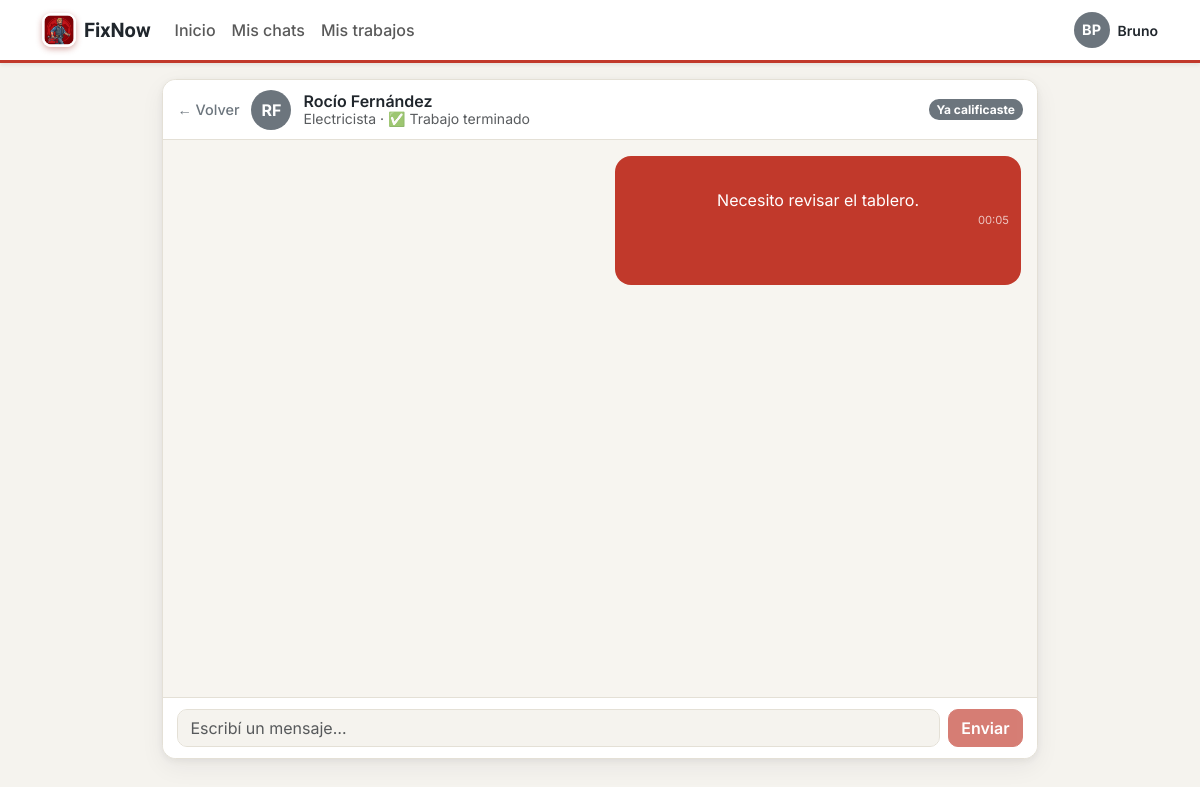
/chat.php?id=1 (signed in), run on the app's committed database.
### tables this page shows
CREATE TABLE USUARIO (
    id_usuario     INT AUTO_INCREMENT PRIMARY KEY,
    nombre         VARCHAR(60) NOT NULL,
    apellido       VARCHAR(60) NOT NULL,
    mail           VARCHAR(120) NOT NULL UNIQUE,    
    contrasena     VARCHAR(255) NOT NULL,           
    rol            ENUM('cliente','trabajador','admin') NOT NULL,
    id_localidad   INT,
    fecha_registro DATETIME DEFAULT CURRENT_TIMESTAMP,
    estado         ENUM('activo','pendiente','bloqueado') NOT NULL DEFAULT 'activo',
     
     
    intentos_fallidos TINYINT UNSIGNED NOT NULL DEFAULT 0,
    bloqueado_hasta   DATETIME NULL,
     
    ultimo_acceso     DATETIME NULL,
     
     
     
    latitud           DECIMAL(9,6) NULL,
    longitud          DECIMAL(9,6) NULL,
    FOREIGN KEY (id_localidad) REFERENCES LOCALIDAD(id_localidad)
);

CREATE TABLE SOLICITUD (
    id_solicitud                INT AUTO_INCREMENT PRIMARY KEY,
    id_usuario                  INT NOT NULL,   
    id_trabajador                INT NOT NULL,   
    mensaje_inicial              TEXT,
    estado_contacto              ENUM('pendiente','aceptada','rechazada') NOT NULL DEFAULT 'pendiente',
    fecha_creacion                DATETIME DEFAULT CURRENT_TIMESTAMP,
    estado_trabajo                ENUM('no_solicitado','pendiente','aceptado','rechazado') NOT NULL DEFAULT 'no_solicitado',
    fecha_confirmacion_trabajo    DATETIME NULL,   
    confirmado_cliente            BOOLEAN NOT NULL DEFAULT FALSE,
    confirmado_trabajador         BOOLEAN NOT NULL DEFAULT FALSE,
     
     
     
     
    calificaciones_eliminadas     TINYINT UNSIGNED NOT NULL DEFAULT 0,
     
     
    posponer_cliente_hasta        DATETIME NULL,
    posponer_trabajador_hasta     DATETIME NULL,
    FOREIGN KEY (id_usuario) REFERENCES USUARIO(id_usuario) ON DELETE CASCADE,
    FOREIGN KEY (id_trabajador) REFERENCES TRABAJADOR(id_trabajador) ON DELETE CASCADE
);

CREATE TABLE TRABAJADOR (
    id_trabajador       INT AUTO_INCREMENT PRIMARY KEY,
    id_usuario          INT NOT NULL UNIQUE,    
    oficio              VARCHAR(80),
    descripcion         TEXT,
    anios_experiencia   TINYINT,
    estado_habilitacion ENUM('pendiente','habilitado','rechazado') NOT NULL DEFAULT 'pendiente',
    foto_perfil         VARCHAR(255),
     
    motivo_rechazo      VARCHAR(255) NULL,
    FOREIGN KEY (id_usuario) REFERENCES USUARIO(id_usuario) ON DELETE CASCADE
);

### src/helpers/Sesion.php (called while the page is built, shortened)
<?php
class Sesion
{
    public static function rolActual(): ?string
    {
        return $_SESSION['rol'] ?? null;
    }
    public static function idUsuarioActual(): ?int
    {
        return $_SESSION['id_usuario'] ?? null;
    }
    public static function csrfToken(): string
    {
        return $_SESSION['csrf'];
    }
}

### src/models/Usuario.php (called while the page is built, shortened)
<?php
class Usuario
{
    private PDO $pdo;
    public function __construct(PDO $pdo)
    {
        $this->pdo = $pdo;
    }
    public function buscarPorId(int $idUsuario): ?array
    {
        $consulta = $this->pdo->prepare(
            'SELECT id_usuario, nombre, apellido, mail, rol, estado FROM USUARIO WHERE id_usuario = ?'
        );
        $consulta->execute([$idUsuario]);
        $fila = $consulta->fetch();
        return $fila ?: null;
    }
}

### src/config/Database.php (called while the page is built, shortened)
<?php
class Database
{
    private static ?PDO $instancia = null;
    public static function getConexion(): PDO
    {
        if (self::$instancia === null) {
            $host = getenv('DB_HOST');
            $nombreBD = getenv('DB_NAME');
            $usuario = getenv('DB_USER');
            $clave = getenv('DB_PASS');
            $dsn = "mysql:host={$host};dbname={$nombreBD};charset=utf8mb4";
            $opciones = [
                PDO::ATTR_ERRMODE => PDO::ERRMODE_EXCEPTION,
                PDO::ATTR_DEFAULT_FETCH_MODE => PDO::FETCH_ASSOC,
                PDO::ATTR_EMULATE_PREPARES => false,
            ];
            try {
                self::$instancia = new PDO($dsn, $usuario, $clave, $opciones);
            } catch (PDOException $error) {
                error_log('Error de conexión a la base de datos: ' . $error->getMessage());
                die('No se pudo conectar a la base de datos. Intente más tarde.');
            }
        }
        return self::$instancia;
    }
}

### src/models/Solicitud.php (called while the page is built, shortened)
<?php
class Solicitud
{
    private PDO $pdo;
    public function __construct(PDO $pdo)
    {
        $this->pdo = $pdo;
    }
    private function base(): string
    {
        return "SELECT s.*,
                       uc.nombre   AS cliente_nombre,
                       uc.apellido AS cliente_apellido,
                       t.id_usuario AS id_usuario_trabajador,
                       t.oficio,
                       ut.nombre   AS trabajador_nombre,
                       ut.apellido AS trabajador_apellido,
                       (SELECT m.contenido FROM MENSAJE m
                         WHERE m.id_solicitud = s.id_solicitud
                         ORDER BY m.id_mensaje DESC LIMIT 1) AS ultimo_mensaje,
                       (SELECT cal.id_calificacion FROM CALIFICACION cal
                         WHERE cal.id_solicitud = s.id_solicitud) AS id_calificacion
                  FROM SOLICITUD s
                  JOIN USUARIO uc ON uc.id_usuario = s.id_usuario
                  JOIN TRABAJADOR t ON t.id_trabajador = s.id_trabajador
                  JOIN USUARIO ut ON ut.id_usuario = t.id_usuario";
    }
    public function obtenerSiParticipa(int $idSolicitud, int $idUsuario): ?array
    {
        $consulta = $this->pdo->prepare(
            $this->base() . ' WHERE s.id_solicitud = ? AND (s.id_usuario = ? OR t.id_usuario = ?) LIMIT 1'
        );
        $consulta->execute([$idSolicitud, $idUsuario, $idUsuario]);
        $fila = $consulta->fetch();
        $fila['mi_rol'] = ((int) $fila['id_usuario'] === $idUsuario) ? 'cliente' : 'trabajador';
        return $fila;
    }
}

### src/controllers/ChatController.php (called while the page is built, shortened)
<?php
class ChatController
{
    public static function abrir(int $idUsuario, int $idSolicitud): ?array
    {
        $solicitud = (new Solicitud(Database::getConexion()))->obtenerSiParticipa($idSolicitud, $idUsuario);
        return $solicitud;
    }
    public static function mensajesDesde(int $idUsuario, int $idSolicitud, int $desdeId): ?array
    {
        if (self::abrir($idUsuario, $idSolicitud) === null) {
            return null;
        }
        return (new Mensaje(Database::getConexion()))->listarDesde($idSolicitud, $desdeId);
    }
}

### src/models/Mensaje.php (called while the page is built, shortened)
<?php
class Mensaje
{
    private PDO $pdo;
    public function __construct(PDO $pdo)
    {
        $this->pdo = $pdo;
    }
    public function listarDesde(int $idSolicitud, int $desdeId = 0): array
    {
        $consulta = $this->pdo->prepare(
            'SELECT id_mensaje, id_emisor, contenido, fecha_envio
               FROM MENSAJE
              WHERE id_solicitud = ? AND id_mensaje > ?
              ORDER BY id_mensaje ASC'
        );
        $consulta->execute([$idSolicitud, $desdeId]);
        return $consulta->fetchAll();
    }
}

### public/chat.php (the view, shortened to what this page needs)
<?php
$miId = Sesion::idUsuarioActual();
$idSolicitud = (int) ($_GET['id'] ?? 0);
$chat = ChatController::abrir($miId, $idSolicitud);
if ($chat !== null) {
    $mensajes = ChatController::mensajesDesde($miId, $idSolicitud, 0);
    $ultimoId = $mensajes ? (int) end($mensajes)['id_mensaje'] : 0;
    $soyCliente = $chat['mi_rol'] === 'cliente';
    $otraParte = $soyCliente
        ? $chat['trabajador_nombre'] . ' ' . $chat['trabajador_apellido']
        : $chat['cliente_nombre'] . ' ' . $chat['cliente_apellido'];
    $estadoTrabajo = $chat['estado_trabajo'];
    $finalizado = (bool) $chat['confirmado_cliente'] && (bool) $chat['confirmado_trabajador'];
}
?>
<!DOCTYPE html>
<html lang="es">
<head>
    <link href="https://cdn.jsdelivr.net/npm/bootstrap@5.3.3/dist/css/bootstrap.min.css" rel="stylesheet">
    <link rel="stylesheet" href="assets/css/estilos.css">
</head>
<body class="bg-light">
<?php require __DIR__ . '/../src/views/navbar.php'; ?>
<div class="container pb-3" style="max-width: 900px;">
<?php if ($chat === null): ?>
    <a href="chats.php" class="btn-volver mb-2">← Volver</a>
    <div class="alert alert-warning">Esta conversación no está disponible.</div>
<?php else: ?>
    <div id="chat" class="chat-panel"
         data-solicitud="<?= $idSolicitud ?>"
         data-ultimo="<?= $ultimoId ?>"
         data-csrf="<?= Vista::e(Sesion::csrfToken()) ?>">
        <div class="chat-cabecera">
            <a href="chats.php" class="btn-volver">← Volver</a>
            <?= Vista::avatar(null,
                $soyCliente ? $chat['trabajador_nombre'] : $chat['cliente_nombre'],
                $soyCliente ? $chat['trabajador_apellido'] : $chat['cliente_apellido'], 40) ?>
            <div class="chat-titulo">
                <div class="fw-semibold text-truncate"><?= Vista::e($otraParte) ?></div>
                <div class="small text-muted text-truncate">
                    <?php if ($soyCliente): ?><?= Vista::e($chat['oficio']) ?> · <?php endif; ?>
                    <?php if ($finalizado): ?>
                        ✅ Trabajo terminado
                    <?php elseif ($estadoTrabajo === 'no_solicitado'): ?>
                        Sin trabajo confirmado todavía
                    <?php elseif ($estadoTrabajo === 'pendiente'): ?>
                        ⏳ Contratación pendiente de respuesta
                    <?php elseif ($estadoTrabajo === 'rechazado'): ?>
                        Trabajo no aceptado
                    <?php else: ?>
                        🔧 En curso · cliente <?= $chat['confirmado_cliente'] ? '✔' : '…' ?> · trabajador <?= $chat['confirmado_trabajador'] ? '✔' : '…' ?>
                    <?php endif; ?>
                </div>
            </div>
            <div class="chat-acciones">
                <?php if ($finalizado): ?>
                    <?php if ($soyCliente && $chat['id_calificacion'] === null): ?>
                        <a href="calificar.php?id=<?= $idSolicitud ?>" class="btn btn-warning btn-sm">★ Calificar</a>
                    <?php elseif ($soyCliente): ?>
                        <span class="badge text-bg-secondary">Ya calificaste</span>
                    <?php elseif ($chat['id_calificacion'] !== null): ?>
                        <a href="mi_perfil.php#calificaciones" class="btn btn-outline-primary btn-sm">Ver calificación</a>
                    <?php endif; ?>
                <?php endif; ?>
            </div>
        </div>
        <div id="mensajes" class="chat-caja">
            <div class="msg <?= $soyCliente ? 'mio' : 'otro' ?>">
                <div class="burbuja">
                    <?= Vista::e($chat['mensaje_inicial']) ?>
                    <div class="hora"><?= Vista::e(date('H:i', strtotime($chat['fecha_creacion']))) ?></div>
                </div>
            </div>
        </div>
        <form id="formMensaje" class="chat-pie d-flex gap-2">
            <input type="text" id="textoMensaje" class="form-control" maxlength="2000"
                   placeholder="Escribí un mensaje…" autocomplete="off">
            <button type="submit" id="botonEnviar" class="btn btn-primary" disabled>Enviar</button>
        </form>
    </div>
<?php endif; ?>
</div>
</body>
</html>

### src/views/navbar.php (shortened to what this page needs)
<?php
$rolNav = Sesion::rolActual();
$idUsuarioNav = Sesion::idUsuarioActual();
$pdoNav = Database::getConexion();
$usuarioNav = (new Usuario($pdoNav))->buscarPorId($idUsuarioNav) ?? ['nombre' => '', 'apellido' => ''];
$fotoNav = ($rolNav === 'trabajador') ? (new Trabajador($pdoNav))->fotoDeUsuario($idUsuarioNav) : null;
$perfilNav = ($rolNav === 'trabajador') ? 'mi_perfil.php' : 'mi_cuenta.php';
?>
<nav class="navbar navbar-expand bg-white border-bottom shadow-sm mb-3">
    <div class="container">
        <a class="navbar-brand fw-bold d-flex align-items-center gap-2" href="panel_<?= Vista::e($rolNav) ?>.php">
            <img src="assets/img/logo.png" alt="" class="logo-marca"> FixNow
        </a>
        <ul class="navbar-nav me-auto">
            <?php if ($rolNav === 'cliente'): ?>
                <li class="nav-item"><a class="nav-link" href="panel_cliente.php">Inicio</a></li>
                <li class="nav-item"><a class="nav-link" href="chats.php">Mis chats</a></li>
                <li class="nav-item"><a class="nav-link" href="mis_trabajos.php">Mis trabajos</a></li>
            <?php endif; ?>
        </ul>
        <a href="<?= Vista::e($perfilNav) ?>" class="perfil-nav d-flex align-items-center gap-2 text-decoration-none"
           title="Ir a mi perfil">
            <?= Vista::avatar($fotoNav, (string) $usuarioNav['nombre'], (string) $usuarioNav['apellido'], 36) ?>
            <span class="perfil-nav-nombre small fw-semibold d-none d-sm-inline"><?= Vista::e($usuarioNav['nombre']) ?></span>
        </a>
    </div>
</nav>

### src/helpers/Vista.php (shortened to what this page needs)
<?php
class Vista
{
    public static function e(?string $texto): string
    {
        return htmlspecialchars($texto ?? '', ENT_QUOTES, 'UTF-8');
    }
    public static function avatar(?string $foto, string $nombre, string $apellido, int $tamano = 64): string
    {
        $estilo = "width:{$tamano}px;height:{$tamano}px;";
        $iniciales = mb_strtoupper(mb_substr($nombre, 0, 1) . mb_substr($apellido, 0, 1));
        return '<div class="rounded-circle bg-secondary text-white d-flex align-items-center '
             . 'justify-content-center fw-bold" style="' . $estilo . 'font-size:' . ($tamano / 2.5) . 'px;">'
             . self::e($iniciales) . '</div>';
    }
}

### public/assets/css/estilos.css (style rules this page uses)
:root { --fx-primary: #C1392B; --fx-primary-dark: #9A2E22; --fx-primary-soft: #F8E1DE; --fx-accent: #C97A3D; --fx-gold: #D79A2C; --fx-bg: #F5F3EE; --fx-ink: #20262C; --fx-border: #E4E0D6; --bs-primary: #C1392B; --bs-primary-rgb: 193, 57, 43; --bs-link-color: #C1392B; --bs-link-color-rgb: 193, 57, 43; --bs-link-hover-color: #9A2E22; --bs-link-hover-color-rgb: 154, 46, 34; --bs-body-color: #20262C; --bs-body-bg: #F5F3EE; --bs-border-color: #E4E0D6; --bs-border-radius: .625rem; }
h1, h2, h3, h4, h5, h6, .navbar-brand, .h1, .h2, .h3, .h4, .h5, .h6 { font-family: 'Sora', 'Inter', 'Segoe UI', sans-serif; color: var(--fx-ink); }
.btn-primary { --bs-btn-bg: #C1392B; --bs-btn-border-color: #C1392B; --bs-btn-hover-bg: #9A2E22; --bs-btn-hover-border-color: #9A2E22; --bs-btn-active-bg: #8A2A1F; --bs-btn-active-border-color: #8A2A1F; --bs-btn-disabled-bg: #C1392B; --bs-btn-disabled-border-color: #C1392B; font-weight: 600; }
.navbar { border-bottom: 3px solid var(--fx-primary) !important; }
.navbar .nav-link { font-weight: 500; }
.logo-marca { width: 34px; height: 34px; border-radius: 9px; object-fit: cover; box-shadow: 0 2px 6px rgba(154, 46, 34, .4); }
body { font-family: 'Inter', 'Segoe UI', Roboto, Arial, sans-serif; -webkit-font-smoothing: antialiased; }
.chat-caja { height: 55vh; min-height: 280px; overflow-y: auto; background: #fff; }
.msg { display: flex; margin-bottom: .5rem; }
.msg.mio { justify-content: flex-end; }
.burbuja { max-width: 75%; padding: .5rem .75rem; border-radius: 1rem; white-space: pre-wrap; word-wrap: break-word; }
.msg.mio .burbuja { background: var(--fx-primary); color: #fff; }
.burbuja .hora { font-size: .7rem; opacity: .7; text-align: right; }
body.bg-light { background-color: var(--fx-bg) !important; }
.btn-volver { display: inline-block; padding: .25rem 0; color: #6c757d; font-size: .9rem; font-weight: 500; text-decoration: none; background: none; border: 0; }
.perfil-nav { color: var(--fx-ink); }
.chat-panel { display: flex; flex-direction: column; height: calc(100vh - 120px); min-height: 440px; background: #fff; border: 1px solid var(--fx-border); border-radius: .85rem; box-shadow: 0 2px 6px rgba(32, 38, 44, .06), 0 8px 24px rgba(32, 38, 44, .06); overflow: hidden; }
.chat-cabecera { display: flex; align-items: center; gap: .75rem; padding: .6rem .9rem; border-bottom: 1px solid var(--fx-border); background: #fff; flex-wrap: wrap; }
.chat-titulo { min-width: 0; flex: 1 1 140px; line-height: 1.2; }
.chat-acciones { display: flex; align-items: center; gap: .4rem; flex-wrap: wrap; }
.chat-panel .chat-caja { flex: 1 1 auto; height: auto; min-height: 0; padding: 1rem; background: #f7f5f0; }
.chat-pie { padding: .7rem .9rem; border-top: 1px solid var(--fx-border); background: #fff; }

### data on the page
usuario: self::e($iniciales) "BP", nombre "Bruno"
solicitud: usuario.nombre+apellido "RF", usuario.nombre+apellido "Rocío Fernández", id_trabajador.oficio "Electricista", mensaje_inicial "Necesito revisar el tablero.", fecha_creacion "00:05"
